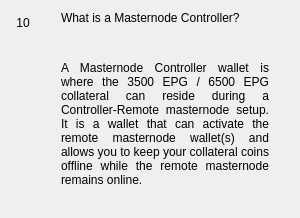
                  <widget class="QWidget" name="widgetFaq10" native="true">
                   <layout class="QHBoxLayout" name="horizontalpage_10" stretch="0,1">
                    <item alignment="Qt::AlignTop">
                     <widget class="QLabel" name="labelNumber10">
                      <property name="minimumSize">
                       <size>
                        <width>24</width>
                        <height>24</height>
                       </size>
                      </property>
                      <property name="maximumSize">
                       <size>
                        <width>16777215</width>
                        <height>24</height>
                       </size>
                      </property>
                      <property name="text">
                       <string>10</string>
                      </property>
                      <property name="alignment">
                       <set>Qt::AlignCenter</set>
                      </property>
                     </widget>
                    </item>
                    <item>
                     <layout class="QVBoxLayout" name="verticalLayoutpage_10">
                      <property name="leftMargin">
                       <number>20</number>
                      </property>
                      <property name="rightMargin">
                       <number>20</number>
                      </property>
                      <item>
                       <widget class="QLabel" name="labelSubtitle10">
                        <property name="text">
                         <string>What is a Masternode Controller?</string>
                        </property>
                        <property name="wordWrap">
                         <bool>true</bool>
                        </property>
                       </widget>
                      </item>
                      <item>
                       <spacer name="verticalSpacer_100">
                        <property name="orientation">
                         <enum>Qt::Vertical</enum>
                        </property>
                        <property name="sizeType">
                         <enum>QSizePolicy::Fixed</enum>
                        </property>
                        <property name="sizeHint" stdset="0">
                         <size>
                          <width>20</width>
                          <height>30</height>
                         </size>
                        </property>
                       </spacer>
                      </item>
                      <item>
                       <widget class="QLabel" name="labelContent10">
                        <property name="text">
                         <string>&lt;html&gt;&lt;head/&gt;&lt;body&gt;&lt;p align=&quot;justify&quot;&gt;A Masternode Controller wallet is where the 3500 EPG / 6500 EPG collateral can reside during a Controller-Remote masternode setup. It is a wallet that can activate the remote masternode wallet(s) and allows you to keep your collateral coins offline while the remote masternode remains online. &lt;/p&gt;&lt;/body&gt;&lt;/html&gt;</string>
                        </property>
                        <property name="alignment">
                         <set>Qt::AlignLeading|Qt::AlignLeft|Qt::AlignTop</set>
                        </property>
                        <property name="wordWrap">
                         <bool>true</bool>
                        </property>
                       </widget>
                      </item>
                      <item>
                       <spacer name="verticalSpacer_92">
                        <property name="orientation">
                         <enum>Qt::Vertical</enum>
                        </property>
                        <property name="sizeHint" stdset="0">
                         <size>
                          <width>20</width>
                          <height>20</height>
                         </size>
                        </property>
                       </spacer>
                      </item>
                     </layout>
                    </item>
                   </layout>
                  </widget>
